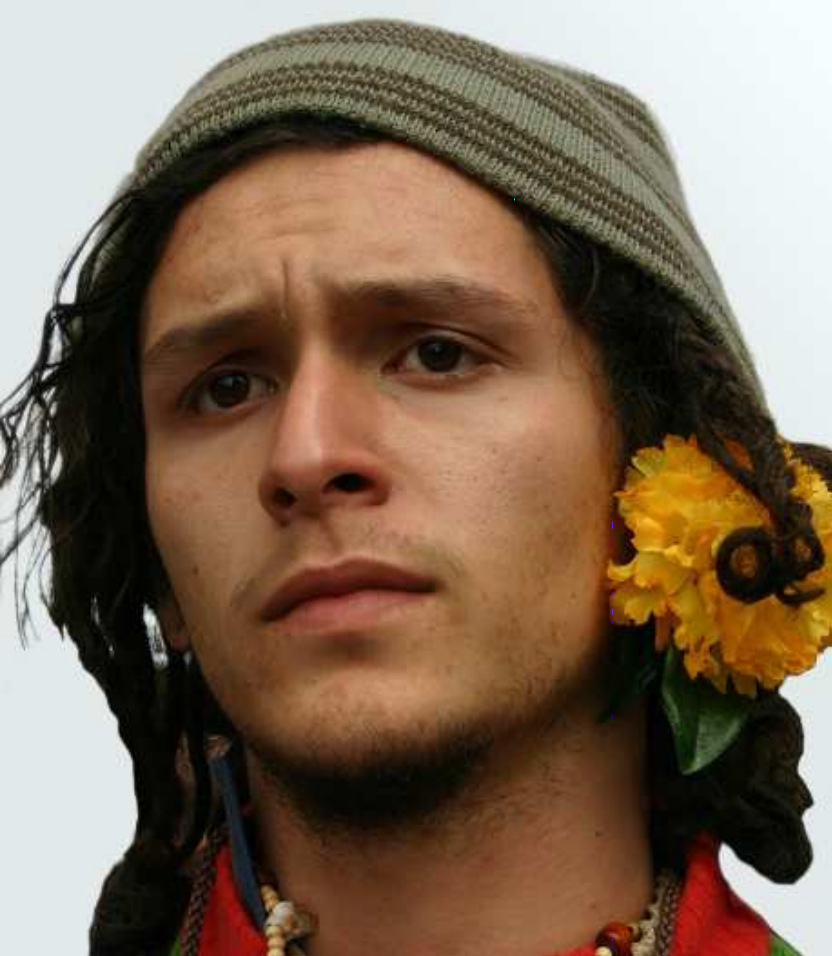
#> input picture input/xdog_subject2.png, 832 x 956 px
$ python xdog.py
#> lines starting #> are read from the running program, lines starting #| are printed output that depends on the picture; after the words box and inside, x2 and y2 are one past the last pixel; in counts of white or black regions, pixels touching at a corner belong together
#> further down, img is the input picture: shape (956, 832, 3); mean B, G, R 87.3, 106.4, 127.4
import cv2 as cv
import math
import numpy as np

# To show image output using opencv function
def showimage(imglabel, img):
	cv.imshow(imglabel, img)
	while True:
		k = cv.waitKey(0) & 0xFF
		if k == 27:         # wait for ESC key to exit
			cv.destroyAllWindows()
			break

def xdog_thresholding(image):

    gamma = 0.98
    phi = 200
    epsilon = -0.1
    k = 1.6
    sigma = 0.8

    input_image = image
    # showimage("input_img", input_image)

    # sigma_s = determines amount of smoothing (sigma spatial) -> size of neighbourhood is directly proportional to sigma s
    # sigma_r = controls how the dissimilar colors within the neighbourhood will be averaged -> larger sigma_r larger regions of constant color
    input_image = cv.edgePreservingFilter(input_image, flags=1, sigma_s=50, sigma_r=0.05)
    # showimage("edge_preserving_input_img", input_image)

    input_image = cv.cvtColor(input_image, cv.COLOR_BGR2GRAY)
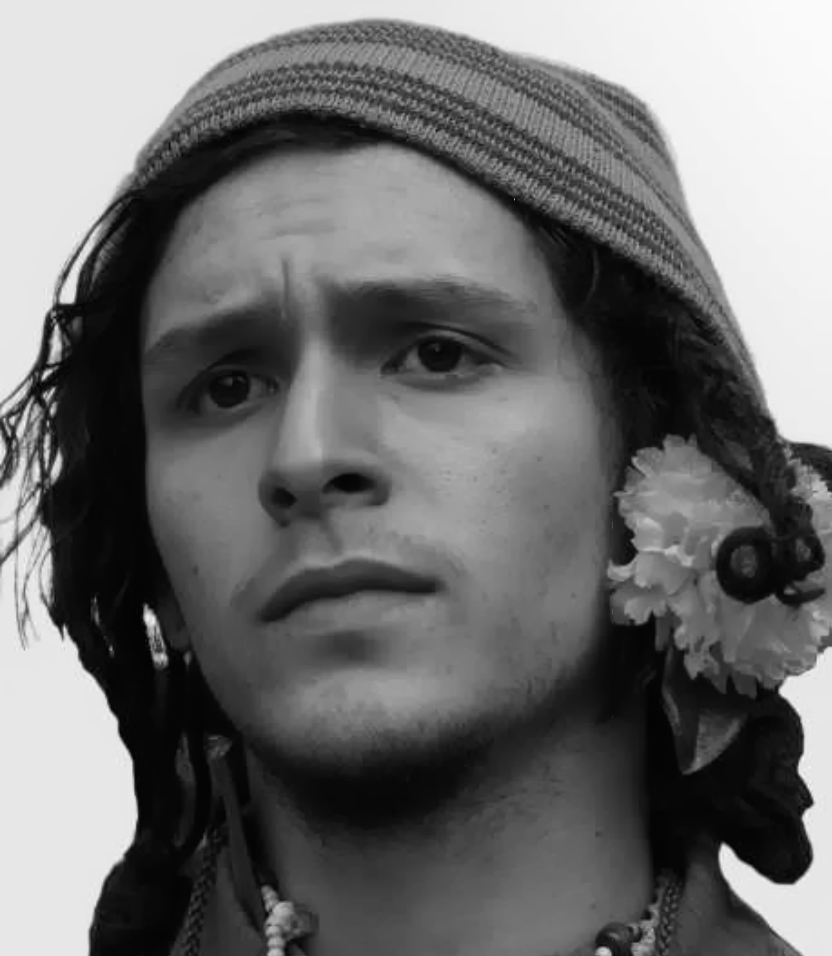
#> input_image: shape (956, 832); min 2, max 250, mean 110.6
    # showimage("gray_input_img", input_image)


    input_image = cv.normalize(input_image.astype('float'), None, 0.0, 1.0, cv.NORM_MINMAX)
    # showimage("inp_img_float", input_image)

    gaussian_filter_image1 = cv.GaussianBlur(input_image, ksize=(0, 0), sigmaX=sigma, borderType=cv.BORDER_REPLICATE)
    gaussian_filter_image2 = cv.GaussianBlur(input_image, ksize=(0, 0), sigmaX=sigma*k, borderType=cv.BORDER_REPLICATE)

    diff_of_gaussian = gaussian_filter_image1 - (gamma*gaussian_filter_image2)
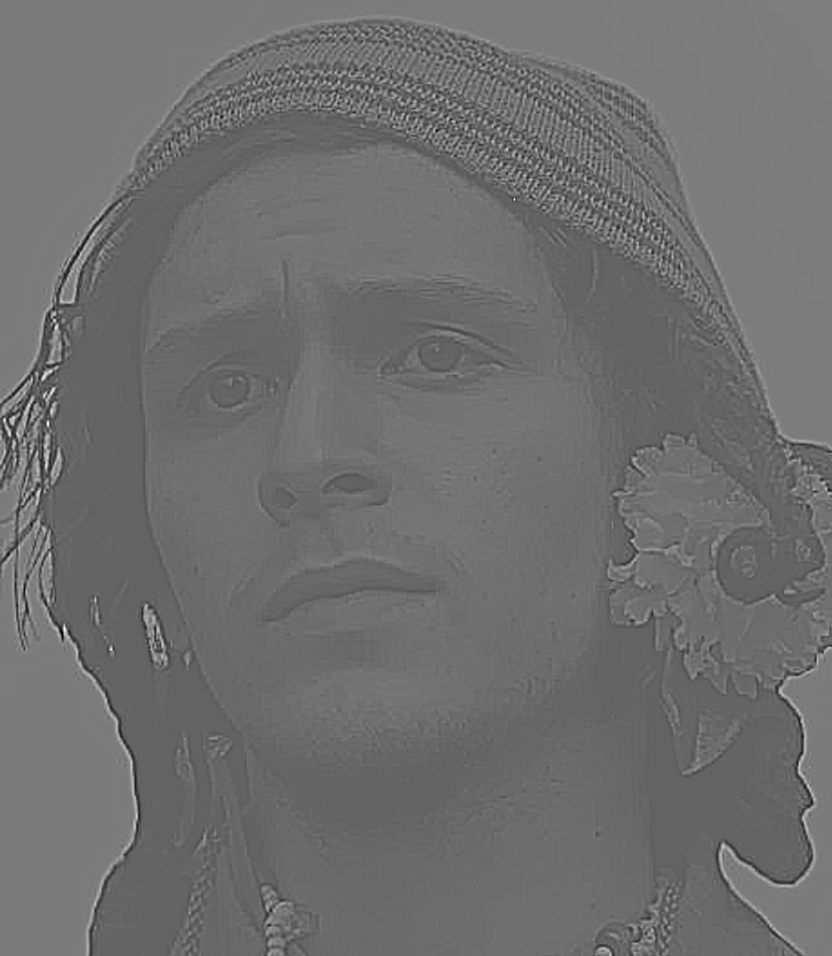
#> diff_of_gaussian: shape (956, 832) float64; min -0.0754, max 0.118, mean 0.00876; drawn with min black and max white
    # showimage("dog", diff_of_gaussian)

    x,y = diff_of_gaussian.shape
#> x = 956; y = 832

    for i in range(x):
        for j in range(y):
            if diff_of_gaussian[i][j] < epsilon:
                diff_of_gaussian[i][j] = 1
            else:
                diff_of_gaussian[i][j] = 1 + math.tanh(phi*(diff_of_gaussian[i][j]))
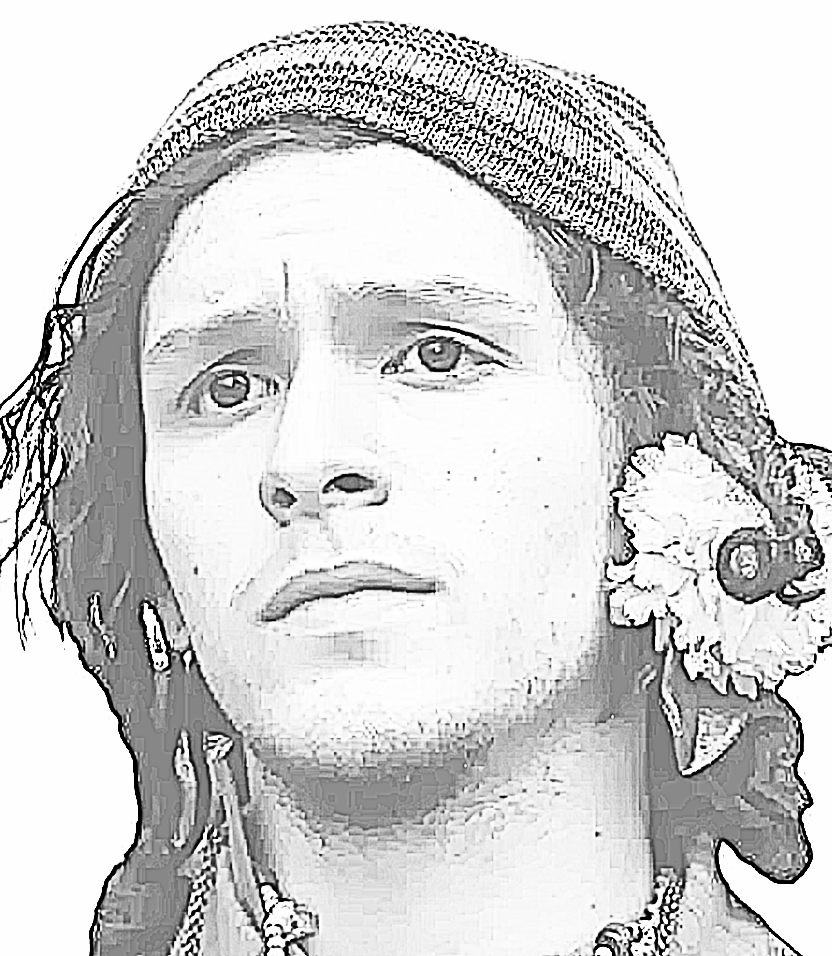
#> diff_of_gaussian: shape (956, 832) float64; min 1.59e-13, max 2, mean 1.64; drawn with min black and max white


    xdog_image = diff_of_gaussian
    # showimage("xdog", xdog_image)


    # otsu_xdog = cv.threshold(xdog_image.astype(np.uint8), 0, 255, cv.THRESH_OTSU)
    # otsu_xdog = otsu_xdog[1]

    # # showimage("otsu", otsu_xdog)

    mean_val = np.mean(xdog_image)
#> mean_val = 1.64

    for i in range(x):
        for j in range(y):
            if xdog_image[i][j] <= mean_val:
                xdog_image[i][j] = 0.0
            else:
                xdog_image[i][j] = 1.0
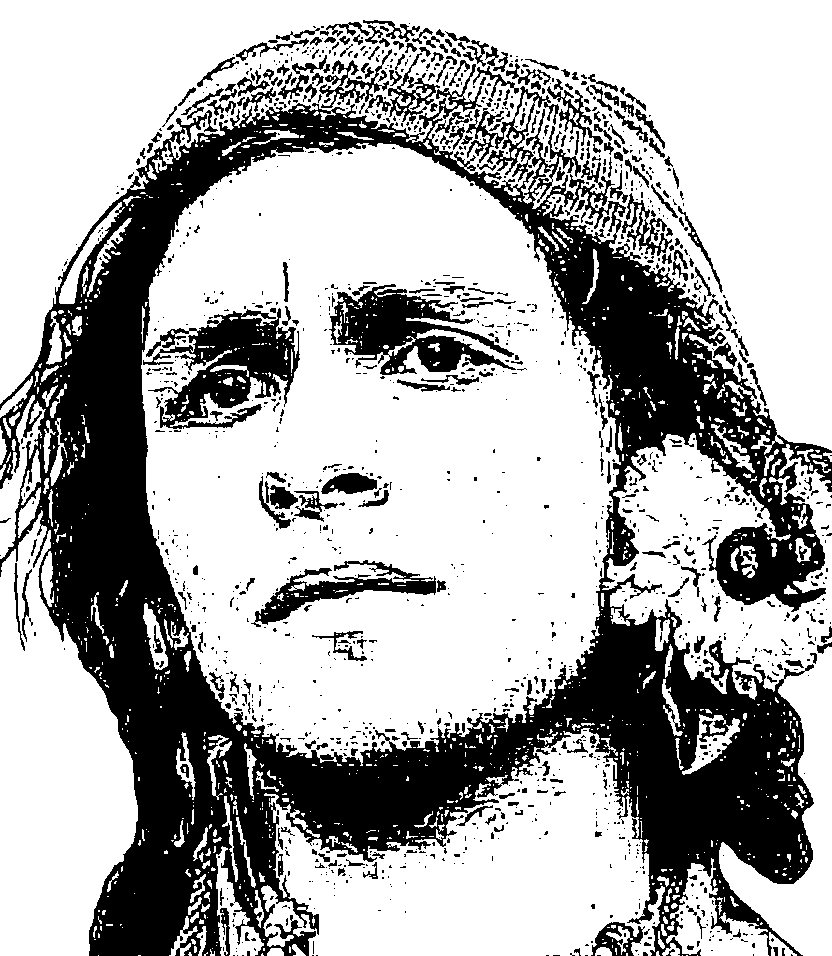
#> xdog_image: shape (956, 832) float64; values 0 (black) and 1 (white), 67.7% white; 1479 black regions (1150 under 20 px), largest, box (x1, y1, x2, y2) and area: (0, 64, 832, 956) 201581, (143, 308, 300, 429) 9121, (329, 284, 516, 375) 7814
    # showimage("xdog_thresholding", xdog_image)

    return (xdog_image*255).astype(np.uint8)

if __name__ == "__main__":
    img = cv.imread("../input/xdog_subject2.png")
    img = xdog_thresholding(img)
    showimage("xdog_thresholding", img)
#> (key Esc is pressed here)

$ run again, with input/xdog_subject1.png copied over input/xdog_subject2.png
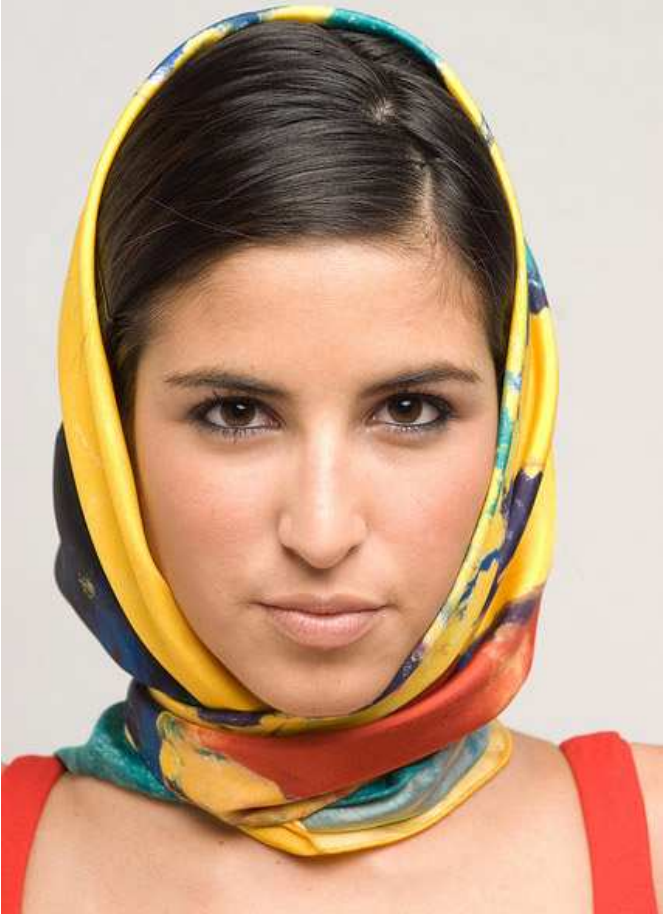
#> input picture input/xdog_subject1.png, 663 x 914 px
#> img is the input picture: shape (914, 663, 3); mean B, G, R 132.4, 158, 191.4
#> after the loop in xdog_thresholding, `for i in range(x):`:
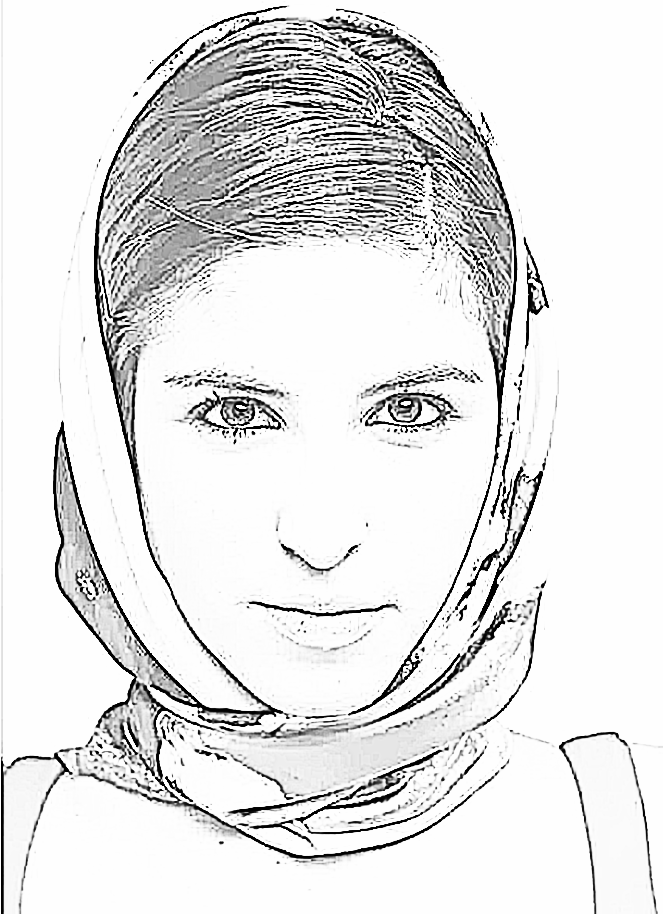
#> diff_of_gaussian: shape (914, 663) float64; min 6.7e-13, max 2, mean 1.79; drawn with min black and max white
#> mean_val = 1.79
#> after the loop in xdog_thresholding, `for i in range(x):`:
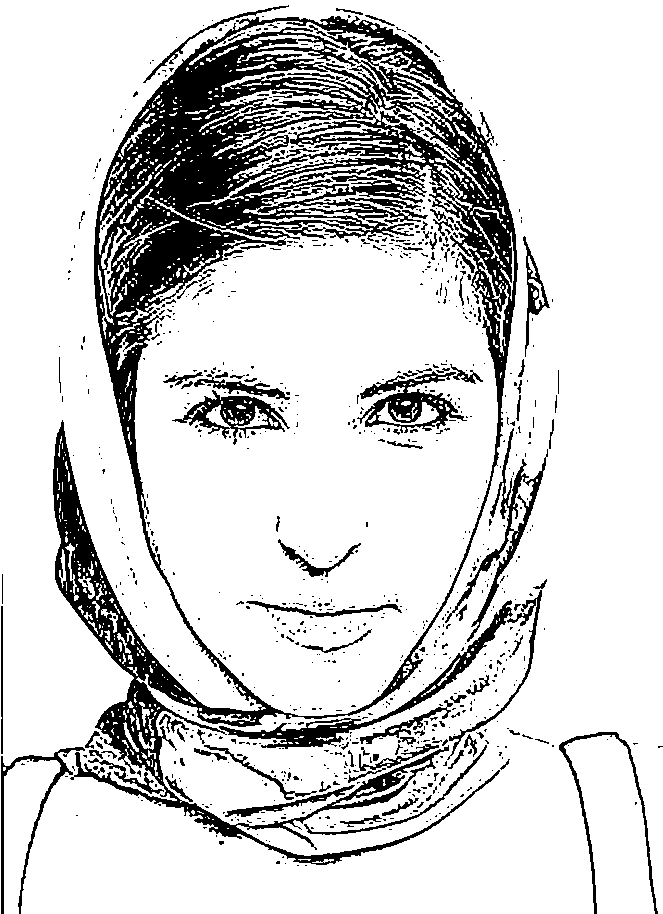
#> xdog_image: shape (914, 663) float64; values 0 (black) and 1 (white), 82.4% white; 940 black regions (818 under 20 px), largest, box (x1, y1, x2, y2) and area: (53, 16, 518, 865) 76585, (219, 600, 513, 749) 3383, (357, 371, 467, 433) 2512

$ run again, with input/subject1.png copied over input/xdog_subject2.png
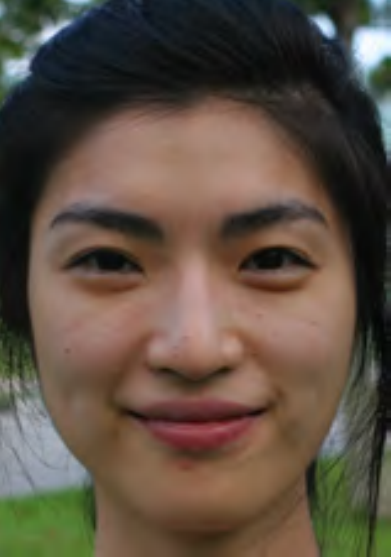
#> input picture input/subject1.png, 391 x 557 px
#> img is the input picture: shape (557, 391, 3); mean B, G, R 67, 79.8, 93.6
#> after the loop in xdog_thresholding, `for i in range(x):`:
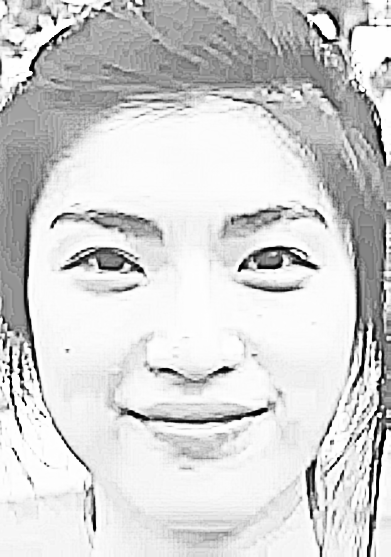
#> diff_of_gaussian: shape (557, 391) float64; min 1.56e-05, max 2, mean 1.65; drawn with min black and max white
#> mean_val = 1.65
#> after the loop in xdog_thresholding, `for i in range(x):`:
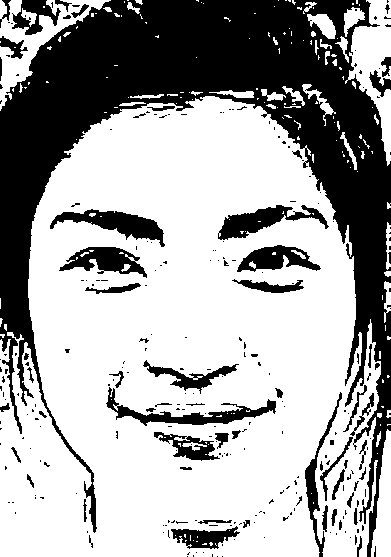
#> xdog_image: shape (557, 391) float64; values 0 (black) and 1 (white), 65.3% white; 273 black regions (210 under 20 px), largest, box (x1, y1, x2, y2) and area: (0, 0, 391, 557) 58958, (50, 209, 165, 247) 1698, (106, 387, 276, 426) 1621
